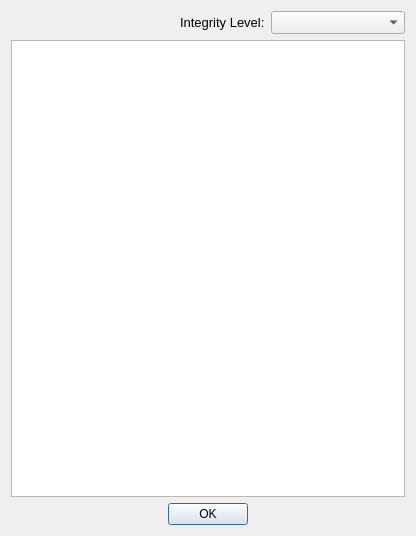
<?xml version="1.0" encoding="UTF-8"?>
<ui version="4.0">
 <class>SecurityDialog</class>
 <widget class="QDialog" name="SecurityDialog">
  <property name="geometry">
   <rect>
    <x>0</x>
    <y>0</y>
    <width>416</width>
    <height>536</height>
   </rect>
  </property>
  <property name="contextMenuPolicy">
   <enum>Qt::DefaultContextMenu</enum>
  </property>
  <property name="windowTitle">
   <string>Dialog</string>
  </property>
  <layout class="QGridLayout" name="gridLayout">
   <item row="0" column="0">
    <layout class="QVBoxLayout" name="verticalLayout">
     <item>
      <layout class="QHBoxLayout" name="horizontalLayout_2">
       <item>
        <spacer name="horizontalSpacer_2">
         <property name="orientation">
          <enum>Qt::Horizontal</enum>
         </property>
         <property name="sizeHint" stdset="0">
          <size>
           <width>40</width>
           <height>20</height>
          </size>
         </property>
        </spacer>
       </item>
       <item>
        <layout class="QHBoxLayout" name="horizontalLayout">
         <item>
          <widget class="QLabel" name="intLvlText">
           <property name="font">
            <font>
             <pointsize>10</pointsize>
            </font>
           </property>
           <property name="styleSheet">
            <string notr="true"/>
           </property>
           <property name="text">
            <string>Integrity Level:</string>
           </property>
          </widget>
         </item>
         <item>
          <widget class="QComboBox" name="intLvlBox">
           <property name="minimumSize">
            <size>
             <width>134</width>
             <height>0</height>
            </size>
           </property>
           <property name="font">
            <font>
             <pointsize>10</pointsize>
            </font>
           </property>
          </widget>
         </item>
        </layout>
       </item>
      </layout>
     </item>
     <item>
      <widget class="QTableWidget" name="privilegeTable"/>
     </item>
     <item>
      <layout class="QHBoxLayout" name="horizontalLayout_3">
       <item>
        <spacer name="horizontalSpacer_3">
         <property name="orientation">
          <enum>Qt::Horizontal</enum>
         </property>
         <property name="sizeHint" stdset="0">
          <size>
           <width>40</width>
           <height>20</height>
          </size>
         </property>
        </spacer>
       </item>
       <item>
        <widget class="QPushButton" name="okButton">
         <property name="sizePolicy">
          <sizepolicy hsizetype="Fixed" vsizetype="Fixed">
           <horstretch>0</horstretch>
           <verstretch>0</verstretch>
          </sizepolicy>
         </property>
         <property name="text">
          <string>OK</string>
         </property>
        </widget>
       </item>
       <item>
        <spacer name="horizontalSpacer_4">
         <property name="orientation">
          <enum>Qt::Horizontal</enum>
         </property>
         <property name="sizeHint" stdset="0">
          <size>
           <width>40</width>
           <height>20</height>
          </size>
         </property>
        </spacer>
       </item>
      </layout>
     </item>
    </layout>
   </item>
  </layout>
 </widget>
 <resources/>
 <connections/>
</ui>
